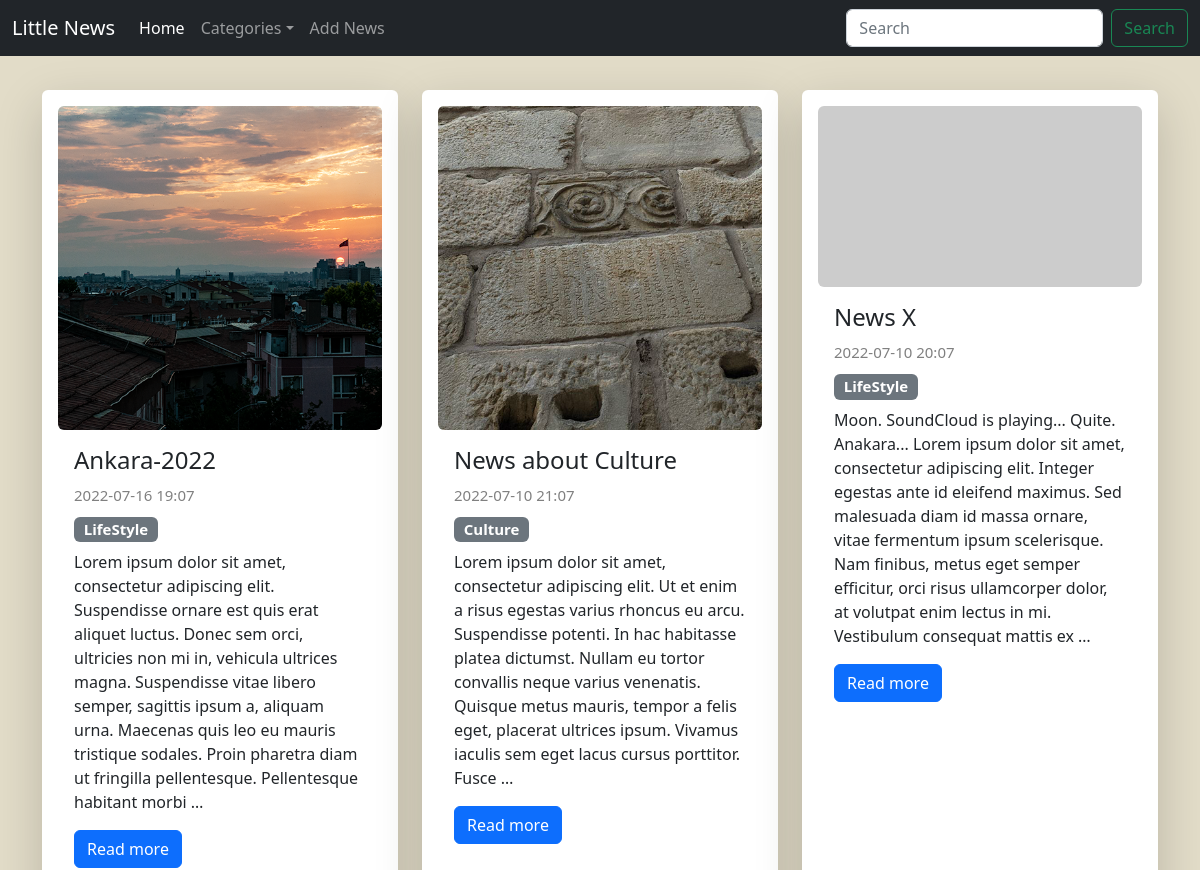
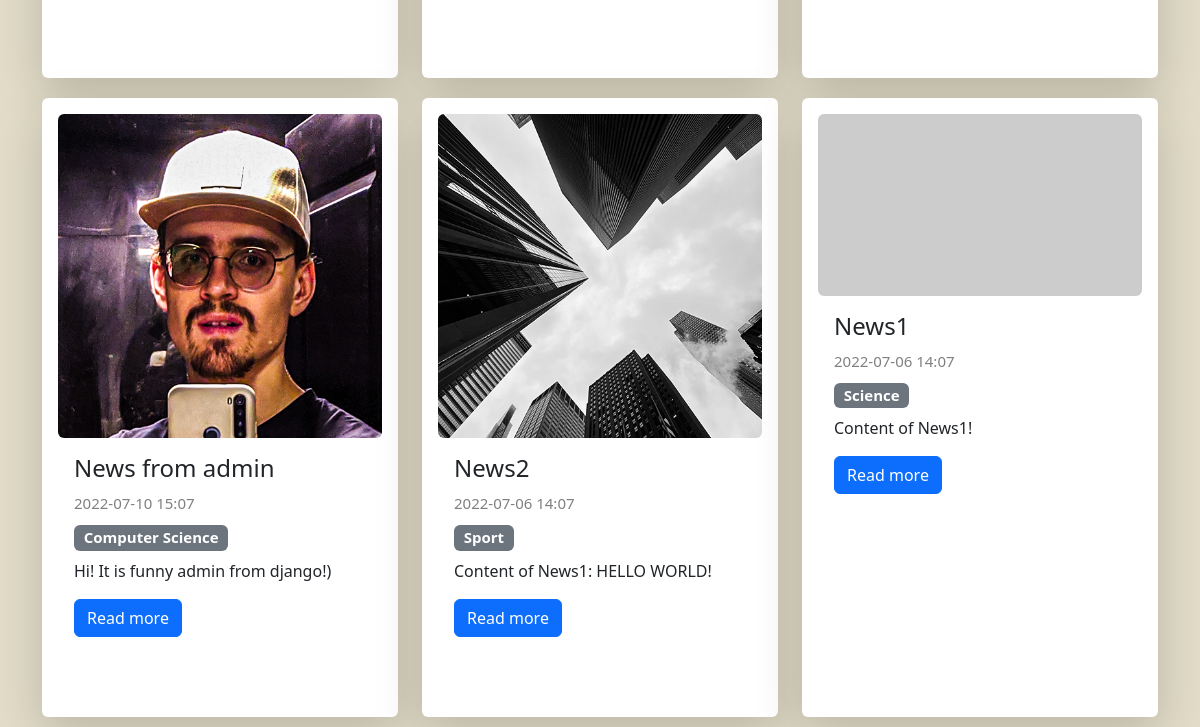
The app's page /, older data (2 pictures, top to bottom).
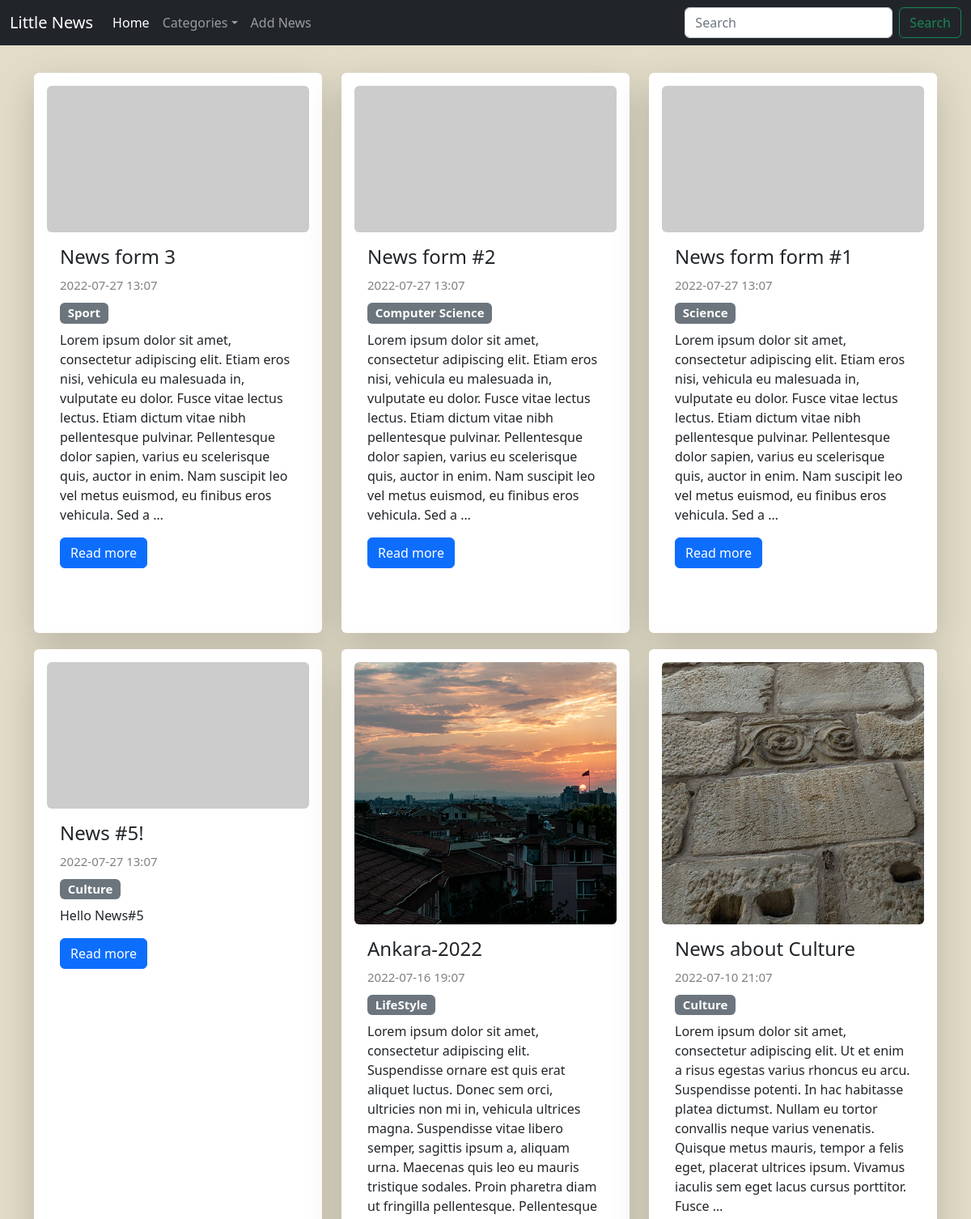
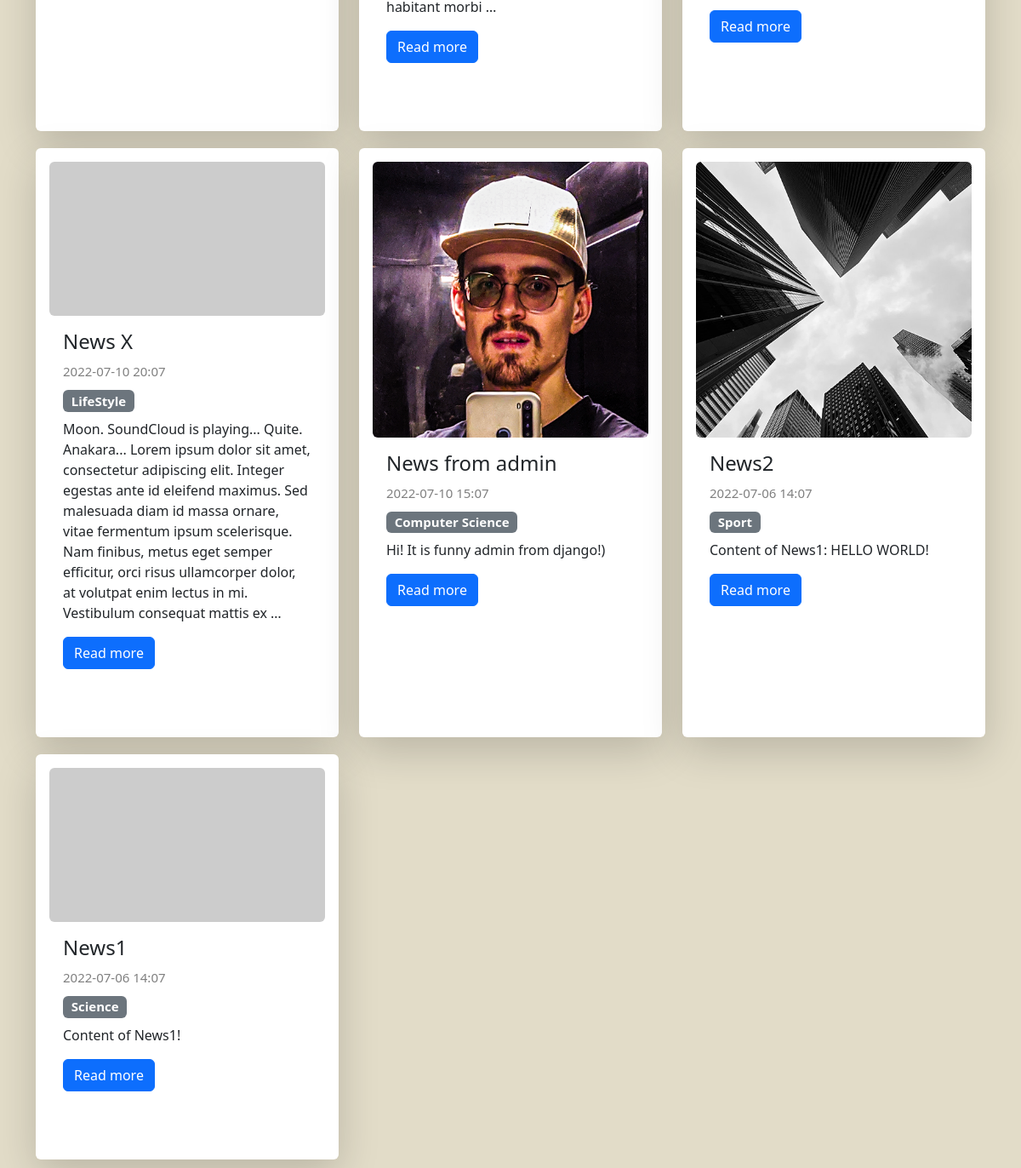
The same page, newer data (2 pictures, top to bottom).
### news/models.py (models this page shows, shortened)
class News(models.Model):
    title = models.CharField(max_length=150)
    content = models.TextField(blank=True)
    created_at = models.DateTimeField(auto_now_add=True)
    updated_at = models.DateTimeField(auto_now=True)
    photo = models.ImageField(upload_to='photos/%Y/%m/%d/', blank=True)
    is_published = models.BooleanField(default=True)
    category = models.ForeignKey('Category', on_delete=models.PROTECT, null=True)
    def get_absolute_url(self):
        return reverse("view_news", kwargs={"news_id": self.pk})
    class Meta:
        verbose_name = 'News'
        verbose_name_plural = 'News'
        ordering = ['-created_at']

class Category(models.Model):
    title = models.CharField(max_length=150, db_index=True, verbose_name="Name of category")
    def __str__(self):
        return self.title
    class Meta:
        verbose_name = 'Category'
        verbose_name_plural = 'Category'
        ordering = ['title']

### news/views.py (the view)
# urls.py: path('', index, name='home'),
def index(request):
    news = News.objects.all()
    res = '<h1>List of news:</h1>'
    categories = Category.objects.all()
    context = {
        'news': news,
        'title': 'List of news',
        'categories':categories,
    }
    return render(request, 'news/index.html', context)

### news/templates/news/index.html
{% extends 'base.html' %}
{% block content %}
<div class="row row-cols-1 row-cols-md-3 g-4">
        {% for item in news %}
          <div class="col" style="margin: 10px 0 10px 0;">
            <div class="card h-100 shadow-lg p-3 mb-5 bg-body rounded" style="border:0px;">
              {% if item.photo %}
                <img src="{{ item.photo.url }}" class="rounded card-img-top img-fluid" alt="#" />
              {% else %}
                <img src="https://picsum.photos/500/280" class=" rounded card-img-top" alt="#" />
              {% endif %}
              <div class="card-body">
                <h4 class="card-title">{{ item.title }}
                </h4>
                 <span class="card-text" style="color: grey; font-size: 15px;">{{ item.created_at|date:'Y-m-d H:m' }}</span>
                 <h5><span class="badge bg-secondary" style=" margin:10px 0 0px 0;">{{ item.category }}</span>
                </h5>
                <p class="card-text">{{ item.content|safe|linebreaksbr|truncatewords:50 }}</p>
                <a href="{{ item.get_absolute_url }}" class="btn btn-primary">Read more</a>
              </div>
            </div>
          </div>
        {% endfor %}
      </div>
{% endblock content %}

### templates/base.html (shortened to what this page needs)
{% load static %}
<!DOCTYPE html>
<html lang="en">
  <head>
 <link href="https://cdn.jsdelivr.net/npm/bootstrap@5.2.0/dist/css/bootstrap.min.css" rel="stylesheet">
    <link rel="stylesheet" href="{% static 'css\style.css' %}">
  </head>
  <body>
{% include 'inc/_nav.html' %}
    <div class="container mt-5" >
        {% block content %} CONTENT{% endblock content %}
    </div>
  </body>
</html>

### templates/inc/_nav.html (shortened to what this page needs)
    <nav class="navbar navbar-expand-lg sticky-top navbar-dark bg-dark">
      <div class="container-fluid">
        <a class="navbar-brand" href="/">Little News </a>
        <div class="collapse navbar-collapse" id="navbarSupportedContent">
          <ul class="navbar-nav me-auto mb-2 mb-lg-0">
            <li class="nav-item">
              <a class="nav-link active" aria-current="page" href="{% url 'home' %}">Home</a>
            </li>
            <li class="nav-item dropdown">
              <a class="nav-link dropdown-toggle" href="#" id="navbarDropdown" role="button" data-bs-toggle="dropdown" aria-expanded="false">Categories</a>
            </li>
            <li class="nav-item">
              <a class="nav-link" href="{% url 'add_news' %}">Add News</a>
            </li>
          </ul>
          <form class="d-flex" role="search">
            <input class="form-control me-2" type="search" placeholder="Search" aria-label="Search" />
            <button class="btn btn-outline-success" type="submit">Search</button>
          </form>
        </div>
      </div>
    </nav>

### website/static/css/style.css (style rules this page uses)
body { background-color: #E2DCC8; }

Row changes from the older to the newer data that the page shows:
added News: title "News form 3", created_at "2022-07-27 13:07", category "Sport", content "Lorem ipsum dolor sit amet, consectetur adipiscing elit. Etiam eros nisi, vehicula eu malesuada in, vulputate eu dolor. Fusce vitae lectus lectus. Etiam dictum vitae nibh pellentesque pulvinar. Pellentesque dolor sapien, varius eu scelerisque quis, auctor in enim. Nam suscipit leo vel metus euismod, eu finibus eros vehicula. Sed a …"
added News: title "News form #2", created_at "2022-07-27 13:07", category "Computer Science", content "Lorem ipsum dolor sit amet, consectetur adipiscing elit. Etiam eros nisi, vehicula eu malesuada in, vulputate eu dolor. Fusce vitae lectus lectus. Etiam dictum vitae nibh pellentesque pulvinar. Pellentesque dolor sapien, varius eu scelerisque quis, auctor in enim. Nam suscipit leo vel metus euismod, eu finibus eros vehicula. Sed a …"
added News: title "News form form #1", created_at "2022-07-27 13:07", category "Science", content "Lorem ipsum dolor sit amet, consectetur adipiscing elit. Etiam eros nisi, vehicula eu malesuada in, vulputate eu dolor. Fusce vitae lectus lectus. Etiam dictum vitae nibh pellentesque pulvinar. Pellentesque dolor sapien, varius eu scelerisque quis, auctor in enim. Nam suscipit leo vel metus euismod, eu finibus eros vehicula. Sed a …"
added News: title "News #5!", created_at "2022-07-27 13:07", category "Culture", content "Hello News#5"
